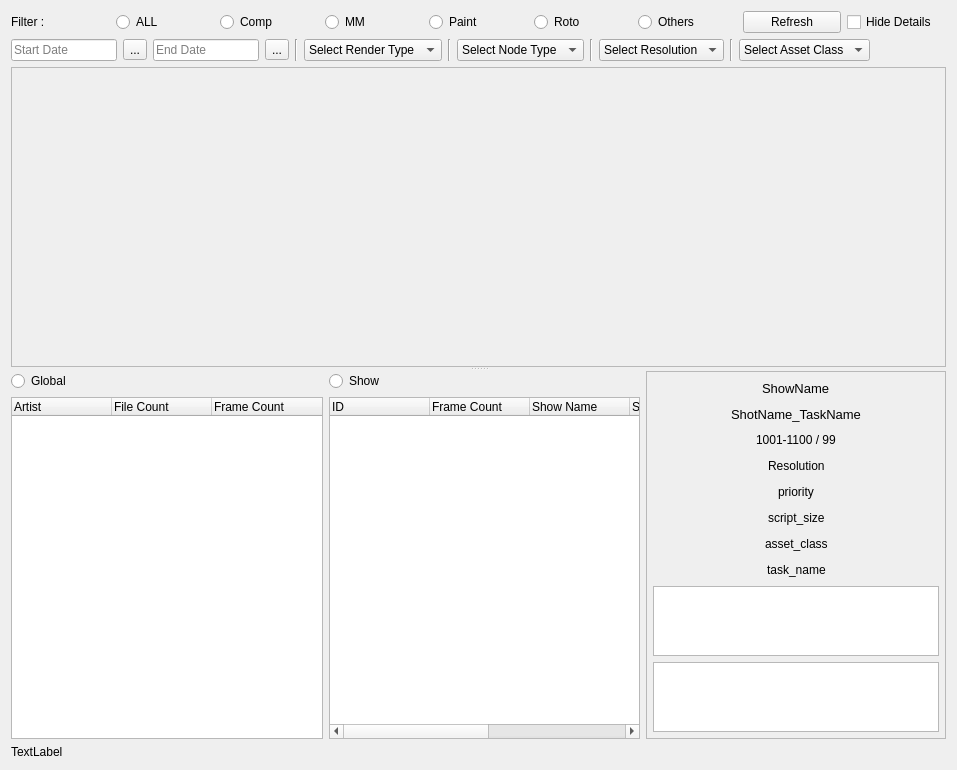
<?xml version="1.0" encoding="UTF-8"?>
<ui version="4.0">
 <class>widget</class>
 <widget class="QWidget" name="widget">
  <property name="geometry">
   <rect>
    <x>0</x>
    <y>0</y>
    <width>957</width>
    <height>730</height>
   </rect>
  </property>
  <property name="windowTitle">
   <string>Form</string>
  </property>
  <layout class="QGridLayout" name="gridLayout_2">
   <item row="0" column="0">
    <layout class="QVBoxLayout" name="verticalLayout_2">
     <item>
      <layout class="QHBoxLayout" name="horizontalLayout">
       <item>
        <widget class="QLabel" name="filter_label">
         <property name="text">
          <string>Filter :</string>
         </property>
        </widget>
       </item>
       <item>
        <widget class="QRadioButton" name="all_rb">
         <property name="text">
          <string>ALL</string>
         </property>
        </widget>
       </item>
       <item>
        <widget class="QRadioButton" name="comp_rb">
         <property name="text">
          <string>Comp</string>
         </property>
        </widget>
       </item>
       <item>
        <widget class="QRadioButton" name="mm_rb">
         <property name="text">
          <string>MM</string>
         </property>
        </widget>
       </item>
       <item>
        <widget class="QRadioButton" name="paint_rb">
         <property name="text">
          <string>Paint</string>
         </property>
        </widget>
       </item>
       <item>
        <widget class="QRadioButton" name="roto_rb">
         <property name="text">
          <string>Roto</string>
         </property>
        </widget>
       </item>
       <item>
        <widget class="QRadioButton" name="others_rb">
         <property name="text">
          <string>Others</string>
         </property>
        </widget>
       </item>
       <item>
        <widget class="QPushButton" name="refresh_Button">
         <property name="text">
          <string>Refresh</string>
         </property>
        </widget>
       </item>
       <item>
        <widget class="QCheckBox" name="hide_checkbox">
         <property name="text">
          <string>Hide Details</string>
         </property>
        </widget>
       </item>
      </layout>
     </item>
     <item>
      <layout class="QHBoxLayout" name="horizontalLayout_2">
       <item>
        <widget class="QLineEdit" name="start_date_lineEdit">
         <property name="placeholderText">
          <string>Start Date</string>
         </property>
        </widget>
       </item>
       <item>
        <widget class="QToolButton" name="start_date_toolButton">
         <property name="text">
          <string>...</string>
         </property>
        </widget>
       </item>
       <item>
        <widget class="QLineEdit" name="end_datelineEdit">
         <property name="placeholderText">
          <string>End Date</string>
         </property>
        </widget>
       </item>
       <item>
        <widget class="QToolButton" name="end_date_toolButton">
         <property name="text">
          <string>...</string>
         </property>
        </widget>
       </item>
       <item>
        <widget class="Line" name="line">
         <property name="orientation">
          <enum>Qt::Vertical</enum>
         </property>
        </widget>
       </item>
       <item>
        <widget class="QComboBox" name="render_comboBox">
         <item>
          <property name="text">
           <string>Select Render Type</string>
          </property>
         </item>
         <item>
          <property name="text">
           <string>BG</string>
          </property>
         </item>
         <item>
          <property name="text">
           <string>Local</string>
          </property>
         </item>
         <item>
          <property name="text">
           <string>SMEDGE</string>
          </property>
         </item>
        </widget>
       </item>
       <item>
        <widget class="Line" name="line_2">
         <property name="orientation">
          <enum>Qt::Vertical</enum>
         </property>
        </widget>
       </item>
       <item>
        <widget class="QComboBox" name="node_comboBox">
         <item>
          <property name="text">
           <string>Select Node Type</string>
          </property>
         </item>
         <item>
          <property name="text">
           <string>oven_render</string>
          </property>
         </item>
         <item>
          <property name="text">
           <string>package</string>
          </property>
         </item>
         <item>
          <property name="text">
           <string>pre_render</string>
          </property>
         </item>
         <item>
          <property name="text">
           <string>qc_render</string>
          </property>
         </item>
         <item>
          <property name="text">
           <string>write</string>
          </property>
         </item>
        </widget>
       </item>
       <item>
        <widget class="Line" name="line_3">
         <property name="orientation">
          <enum>Qt::Vertical</enum>
         </property>
        </widget>
       </item>
       <item>
        <widget class="QComboBox" name="resolution_comboBox">
         <item>
          <property name="text">
           <string>Select Resolution</string>
          </property>
         </item>
         <item>
          <property name="text">
           <string>1K</string>
          </property>
         </item>
         <item>
          <property name="text">
           <string>2K</string>
          </property>
         </item>
         <item>
          <property name="text">
           <string>3k</string>
          </property>
         </item>
         <item>
          <property name="text">
           <string>4K</string>
          </property>
         </item>
         <item>
          <property name="text">
           <string>5k</string>
          </property>
         </item>
         <item>
          <property name="text">
           <string>6K</string>
          </property>
         </item>
         <item>
          <property name="text">
           <string>7K</string>
          </property>
         </item>
         <item>
          <property name="text">
           <string>8K</string>
          </property>
         </item>
        </widget>
       </item>
       <item>
        <widget class="Line" name="line_4">
         <property name="orientation">
          <enum>Qt::Vertical</enum>
         </property>
        </widget>
       </item>
       <item>
        <widget class="QComboBox" name="assert_comboBox">
         <item>
          <property name="text">
           <string>Select Asset Class</string>
          </property>
         </item>
         <item>
          <property name="text">
           <string>mid</string>
          </property>
         </item>
         <item>
          <property name="text">
           <string>out</string>
          </property>
         </item>
        </widget>
       </item>
       <item>
        <spacer name="horizontalSpacer_19">
         <property name="orientation">
          <enum>Qt::Horizontal</enum>
         </property>
         <property name="sizeHint" stdset="0">
          <size>
           <width>40</width>
           <height>20</height>
          </size>
         </property>
        </spacer>
       </item>
       <item>
        <spacer name="horizontalSpacer_2">
         <property name="orientation">
          <enum>Qt::Horizontal</enum>
         </property>
         <property name="sizeHint" stdset="0">
          <size>
           <width>40</width>
           <height>20</height>
          </size>
         </property>
        </spacer>
       </item>
      </layout>
     </item>
     <item>
      <widget class="QSplitter" name="splitter">
       <property name="orientation">
        <enum>Qt::Vertical</enum>
       </property>
       <widget class="QFrame" name="graph_frame">
        <property name="minimumSize">
         <size>
          <width>300</width>
          <height>300</height>
         </size>
        </property>
        <property name="frameShape">
         <enum>QFrame::StyledPanel</enum>
        </property>
        <property name="frameShadow">
         <enum>QFrame::Raised</enum>
        </property>
        <zorder></zorder>
        <zorder></zorder>
       </widget>
       <widget class="QWidget" name="layoutWidget">
        <layout class="QHBoxLayout" name="horizontalLayout_3">
         <item>
          <layout class="QGridLayout" name="gridLayout">
           <item row="1" column="1">
            <widget class="QTreeWidget" name="treeWidget_2">
             <property name="maximumSize">
              <size>
               <width>900</width>
               <height>16777215</height>
              </size>
             </property>
             <column>
              <property name="text">
               <string>ID</string>
              </property>
             </column>
             <column>
              <property name="text">
               <string>Frame Count</string>
              </property>
             </column>
             <column>
              <property name="text">
               <string>Show Name</string>
              </property>
             </column>
             <column>
              <property name="text">
               <string>Shot Name</string>
              </property>
             </column>
             <column>
              <property name="text">
               <string>Date</string>
              </property>
             </column>
             <column>
              <property name="text">
               <string>Time</string>
              </property>
             </column>
            </widget>
           </item>
           <item row="1" column="0">
            <widget class="QTreeWidget" name="treeWidget_1">
             <property name="maximumSize">
              <size>
               <width>16777215</width>
               <height>16777215</height>
              </size>
             </property>
             <column>
              <property name="text">
               <string>Artist</string>
              </property>
             </column>
             <column>
              <property name="text">
               <string>File Count</string>
              </property>
             </column>
             <column>
              <property name="text">
               <string>Frame Count</string>
              </property>
             </column>
            </widget>
           </item>
           <item row="0" column="0">
            <widget class="QRadioButton" name="global_rb">
             <property name="text">
              <string>Global</string>
             </property>
            </widget>
           </item>
           <item row="0" column="1">
            <widget class="QRadioButton" name="show_rb">
             <property name="text">
              <string>Show</string>
             </property>
            </widget>
           </item>
          </layout>
         </item>
         <item>
          <widget class="QFrame" name="frame_details">
           <property name="maximumSize">
            <size>
             <width>300</width>
             <height>16777215</height>
            </size>
           </property>
           <property name="frameShape">
            <enum>QFrame::StyledPanel</enum>
           </property>
           <property name="frameShadow">
            <enum>QFrame::Sunken</enum>
           </property>
           <layout class="QVBoxLayout" name="verticalLayout">
            <property name="margin">
             <number>6</number>
            </property>
            <item>
             <layout class="QVBoxLayout" name="verticalLayout_3">
              <item>
               <layout class="QHBoxLayout" name="horizontalLayout_4">
                <item>
                 <spacer name="horizontalSpacer_3">
                  <property name="orientation">
                   <enum>Qt::Horizontal</enum>
                  </property>
                  <property name="sizeHint" stdset="0">
                   <size>
                    <width>40</width>
                    <height>20</height>
                   </size>
                  </property>
                 </spacer>
                </item>
                <item>
                 <widget class="QLabel" name="showname_label">
                  <property name="font">
                   <font>
                    <pointsize>10</pointsize>
                   </font>
                  </property>
                  <property name="text">
                   <string>ShowName</string>
                  </property>
                 </widget>
                </item>
                <item>
                 <spacer name="horizontalSpacer_4">
                  <property name="orientation">
                   <enum>Qt::Horizontal</enum>
                  </property>
                  <property name="sizeHint" stdset="0">
                   <size>
                    <width>40</width>
                    <height>20</height>
                   </size>
                  </property>
                 </spacer>
                </item>
               </layout>
              </item>
              <item>
               <layout class="QHBoxLayout" name="horizontalLayout_5">
                <item>
                 <spacer name="horizontalSpacer_5">
                  <property name="orientation">
                   <enum>Qt::Horizontal</enum>
                  </property>
                  <property name="sizeHint" stdset="0">
                   <size>
                    <width>40</width>
                    <height>20</height>
                   </size>
                  </property>
                 </spacer>
                </item>
                <item>
                 <widget class="QLabel" name="shotnameandtaskname_label">
                  <property name="font">
                   <font>
                    <pointsize>10</pointsize>
                   </font>
                  </property>
                  <property name="text">
                   <string>ShotName_TaskName</string>
                  </property>
                 </widget>
                </item>
                <item>
                 <spacer name="horizontalSpacer_6">
                  <property name="orientation">
                   <enum>Qt::Horizontal</enum>
                  </property>
                  <property name="sizeHint" stdset="0">
                   <size>
                    <width>40</width>
                    <height>20</height>
                   </size>
                  </property>
                 </spacer>
                </item>
               </layout>
              </item>
              <item>
               <layout class="QHBoxLayout" name="horizontalLayout_6">
                <item>
                 <spacer name="horizontalSpacer_7">
                  <property name="orientation">
                   <enum>Qt::Horizontal</enum>
                  </property>
                  <property name="sizeHint" stdset="0">
                   <size>
                    <width>40</width>
                    <height>20</height>
                   </size>
                  </property>
                 </spacer>
                </item>
                <item>
                 <widget class="QLabel" name="frame_label">
                  <property name="font">
                   <font>
                    <pointsize>9</pointsize>
                   </font>
                  </property>
                  <property name="text">
                   <string>1001-1100 / 99</string>
                  </property>
                 </widget>
                </item>
                <item>
                 <spacer name="horizontalSpacer_8">
                  <property name="orientation">
                   <enum>Qt::Horizontal</enum>
                  </property>
                  <property name="sizeHint" stdset="0">
                   <size>
                    <width>40</width>
                    <height>20</height>
                   </size>
                  </property>
                 </spacer>
                </item>
               </layout>
              </item>
             </layout>
            </item>
            <item>
             <layout class="QHBoxLayout" name="horizontalLayout_8">
              <item>
               <spacer name="horizontalSpacer_11">
                <property name="orientation">
                 <enum>Qt::Horizontal</enum>
                </property>
                <property name="sizeHint" stdset="0">
                 <size>
                  <width>40</width>
                  <height>20</height>
                 </size>
                </property>
               </spacer>
              </item>
              <item>
               <widget class="QLabel" name="resolution_label">
                <property name="text">
                 <string>Resolution</string>
                </property>
               </widget>
              </item>
              <item>
               <spacer name="horizontalSpacer_12">
                <property name="orientation">
                 <enum>Qt::Horizontal</enum>
                </property>
                <property name="sizeHint" stdset="0">
                 <size>
                  <width>40</width>
                  <height>20</height>
                 </size>
                </property>
               </spacer>
              </item>
             </layout>
            </item>
            <item>
             <layout class="QHBoxLayout" name="horizontalLayout_7">
              <item>
               <spacer name="horizontalSpacer_9">
                <property name="orientation">
                 <enum>Qt::Horizontal</enum>
                </property>
                <property name="sizeHint" stdset="0">
                 <size>
                  <width>40</width>
                  <height>20</height>
                 </size>
                </property>
               </spacer>
              </item>
              <item>
               <widget class="QLabel" name="priority_label">
                <property name="text">
                 <string>priority</string>
                </property>
               </widget>
              </item>
              <item>
               <spacer name="horizontalSpacer_10">
                <property name="orientation">
                 <enum>Qt::Horizontal</enum>
                </property>
                <property name="sizeHint" stdset="0">
                 <size>
                  <width>40</width>
                  <height>20</height>
                 </size>
                </property>
               </spacer>
              </item>
             </layout>
            </item>
            <item>
             <layout class="QHBoxLayout" name="horizontalLayout_9">
              <item>
               <spacer name="horizontalSpacer_13">
                <property name="orientation">
                 <enum>Qt::Horizontal</enum>
                </property>
                <property name="sizeHint" stdset="0">
                 <size>
                  <width>40</width>
                  <height>20</height>
                 </size>
                </property>
               </spacer>
              </item>
              <item>
               <widget class="QLabel" name="script_size_label">
                <property name="text">
                 <string>script_size</string>
                </property>
               </widget>
              </item>
              <item>
               <spacer name="horizontalSpacer_14">
                <property name="orientation">
                 <enum>Qt::Horizontal</enum>
                </property>
                <property name="sizeHint" stdset="0">
                 <size>
                  <width>40</width>
                  <height>20</height>
                 </size>
                </property>
               </spacer>
              </item>
             </layout>
            </item>
            <item>
             <layout class="QHBoxLayout" name="horizontalLayout_10">
              <item>
               <spacer name="horizontalSpacer_15">
                <property name="orientation">
                 <enum>Qt::Horizontal</enum>
                </property>
                <property name="sizeHint" stdset="0">
                 <size>
                  <width>40</width>
                  <height>20</height>
                 </size>
                </property>
               </spacer>
              </item>
              <item>
               <widget class="QLabel" name="asset_class_label">
                <property name="text">
                 <string>asset_class</string>
                </property>
               </widget>
              </item>
              <item>
               <spacer name="horizontalSpacer_16">
                <property name="orientation">
                 <enum>Qt::Horizontal</enum>
                </property>
                <property name="sizeHint" stdset="0">
                 <size>
                  <width>40</width>
                  <height>20</height>
                 </size>
                </property>
               </spacer>
              </item>
             </layout>
            </item>
            <item>
             <layout class="QHBoxLayout" name="horizontalLayout_11">
              <item>
               <spacer name="horizontalSpacer_17">
                <property name="orientation">
                 <enum>Qt::Horizontal</enum>
                </property>
                <property name="sizeHint" stdset="0">
                 <size>
                  <width>40</width>
                  <height>20</height>
                 </size>
                </property>
               </spacer>
              </item>
              <item>
               <widget class="QLabel" name="task_name_label">
                <property name="text">
                 <string>task_name</string>
                </property>
               </widget>
              </item>
              <item>
               <spacer name="horizontalSpacer_18">
                <property name="orientation">
                 <enum>Qt::Horizontal</enum>
                </property>
                <property name="sizeHint" stdset="0">
                 <size>
                  <width>40</width>
                  <height>20</height>
                 </size>
                </property>
               </spacer>
              </item>
             </layout>
            </item>
            <item>
             <widget class="QTextBrowser" name="outputpath_textbox"/>
            </item>
            <item>
             <widget class="QTextBrowser" name="scriptpath_textbox"/>
            </item>
           </layout>
          </widget>
         </item>
        </layout>
       </widget>
      </widget>
     </item>
     <item>
      <widget class="QLabel" name="label">
       <property name="text">
        <string>TextLabel</string>
       </property>
      </widget>
     </item>
    </layout>
   </item>
  </layout>
 </widget>
 <resources/>
 <connections/>
</ui>
